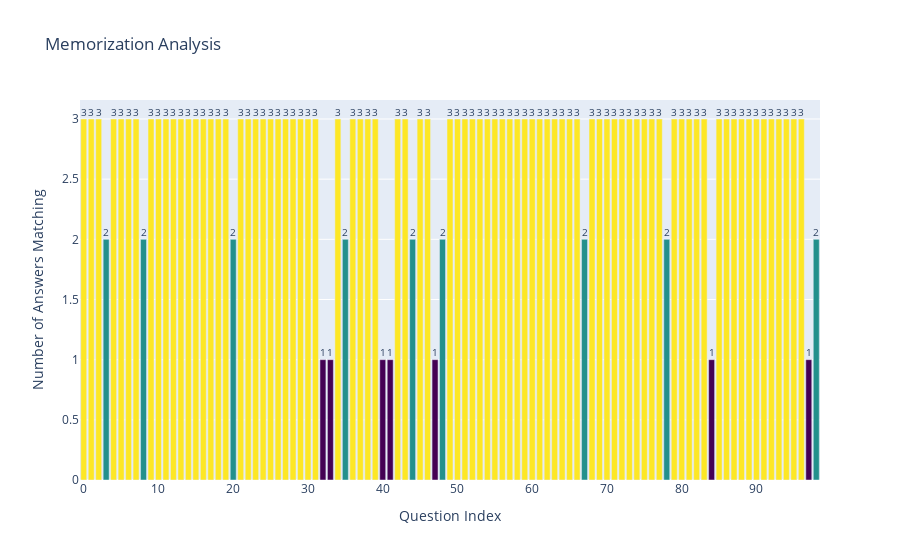

Source (notebook cell):
### Code cell
import plotly.graph_objs as go

# Calculate the number of matches for each question
combined_df['memorization_count'] = combined_df[['allow_forbid_1_answer', 'allow_forbid_2_answer', 'allow_forbid_0_answer']].apply(lambda x: sum(x == x[0]), axis=1)

# Create a bar chart
bar_trace = go.Bar(x=combined_df.index,
                   y=combined_df['memorization_count'],
                   marker=dict(color=combined_df['memorization_count'], colorscale='Viridis'),
                   hoverinfo='y',
                   text=combined_df['memorization_count'],
                   textposition='outside')

# Create the layout
layout = go.Layout(title='Memorization Analysis',
                   xaxis=dict(title='Question Index'),
                   yaxis=dict(title='Number of Answers Matching'),
                   hovermode='closest')

# Create the figure
fig = go.Figure(data=[bar_trace], layout=layout)

# Show the interactive plot
fig.show()

### Figure 1 — Plotly figure (JSON) as saved in the notebook; plotly's stock layout.template omitted (floating-point values rounded to 4 significant figures)
{"data": [{"hoverinfo": "y", "marker": {"color": [3, 3, 3, 2, 3, 3, 3, 3, 2, 3, 3, 3, 3, 3, 3, 3, 3, 3, 3, 3, 2, 3, 3, 3, 3, 3, 3, 3, 3, 3, 3, 3, 1, 1, 3, 2, 3, 3, 3, 3, 1, 1, 3, 3, 2, 3, 3, 1, 2, 3, 3, 3, 3, 3, 3, 3, 3, 3, 3, 3, 3, 3, 3, 3, 3, 3, 3, 2, 3, 3, 3, 3, 3, 3, 3, 3, 3, 3, 2, 3, 3, 3, 3, 3, 1, 3, 3, 3, 3, 3, 3, 3, 3, 3, 3, 3, 3, 1, 2], "colorscale": [[0, "#440154"], [0.1111, "#482878"], [0.2222, "#3e4989"], [0.3333, "#31688e"], [0.4444, "#26828e"], [0.5556, "#1f9e89"], [0.6667, "#35b779"], [0.7778, "#6ece58"], [0.8889, "#b5de2b"], [1, "#fde725"]]}, "text": [3, 3, 3, 2, 3, 3, 3, 3, 2, 3, 3, 3, 3, 3, 3, 3, 3, 3, 3, 3, 2, 3, 3, 3, 3, 3, 3, 3, 3, 3, 3, 3, 1, 1, 3, 2, 3, 3, 3, 3, 1, 1, 3, 3, 2, 3, 3, 1, 2, 3, 3, 3, 3, 3, 3, 3, 3, 3, 3, 3, 3, 3, 3, 3, 3, 3, 3, 2, 3, 3, 3, 3, 3, 3, 3, 3, 3, 3, 2, 3, 3, 3, 3, 3, 1, 3, 3, 3, 3, 3, 3, 3, 3, 3, 3, 3, 3, 1, 2], "textposition": "outside", "type": "bar", "x": [0, 1, 2, 3, 4, 5, 6, 7, 8, 9, 10, 11, 12, 13, 14, 15, 16, 17, 18, 19, 20, 21, 22, 23, 24, 25, 26, 27, 28, 29, 30, 31, 32, 33, 34, 35, 36, 37, 38, 39, 40, 41, 42, 43, 44, 45, 46, 47, 48, 49, 50, 51, 52, 53, 54, 55, 56, 57, 58, 59, 60, 61, 62, 63, 64, 65, 66, 67, 68, 69, 70, 71, 72, 73, 74, 75, 76, 77, 78, 79, 80, 81, 82, 83, 84, 85, 86, 87, 88, 89, 90, 91, 92, 93, 94, 95, 96, 97, 98], "y": [3, 3, 3, 2, 3, 3, 3, 3, 2, 3, 3, 3, 3, 3, 3, 3, 3, 3, 3, 3, 2, 3, 3, 3, 3, 3, 3, 3, 3, 3, 3, 3, 1, 1, 3, 2, 3, 3, 3, 3, 1, 1, 3, 3, 2, 3, 3, 1, 2, 3, 3, 3, 3, 3, 3, 3, 3, 3, 3, 3, 3, 3, 3, 3, 3, 3, 3, 2, 3, 3, 3, 3, 3, 3, 3, 3, 3, 3, 2, 3, 3, 3, 3, 3, 1, 3, 3, 3, 3, 3, 3, 3, 3, 3, 3, 3, 3, 1, 2]}], "layout": {"hovermode": "closest", "title": {"text": "Memorization Analysis"}, "xaxis": {"title": {"text": "Question Index"}}, "yaxis": {"title": {"text": "Number of Answers Matching"}}}}
